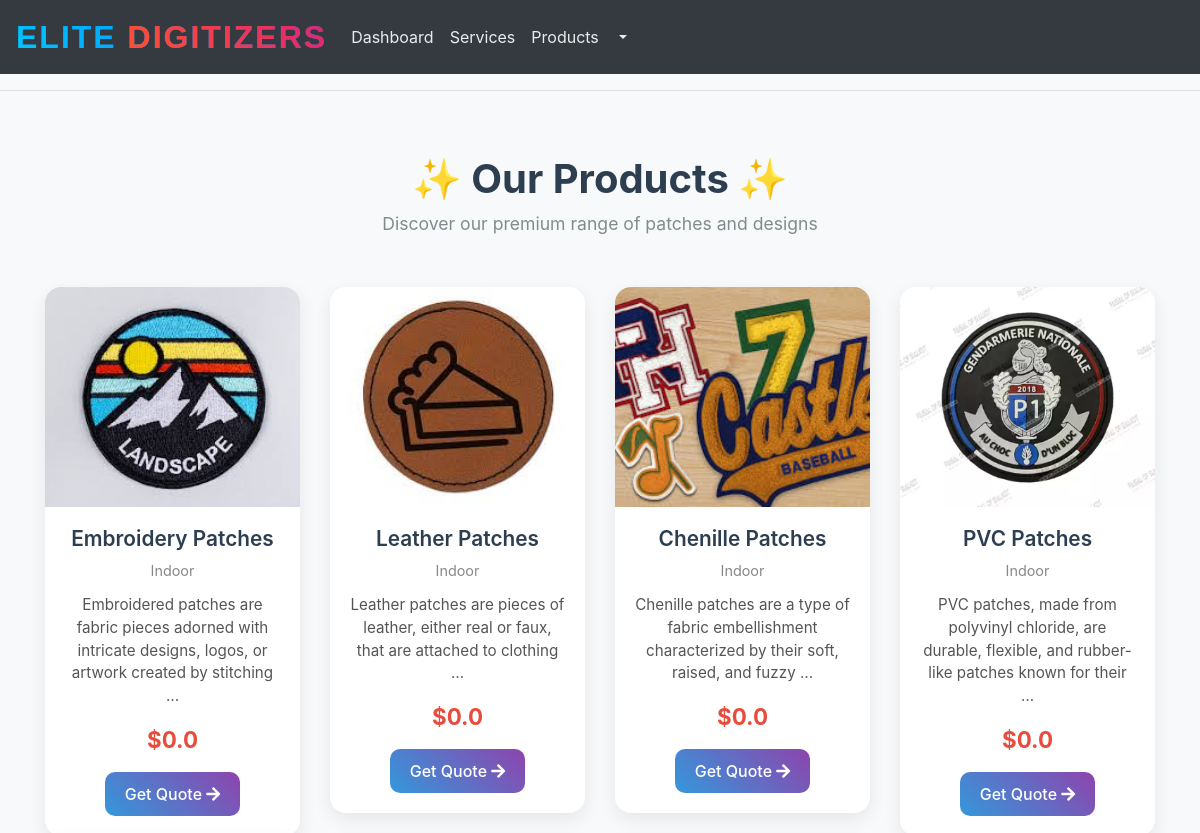
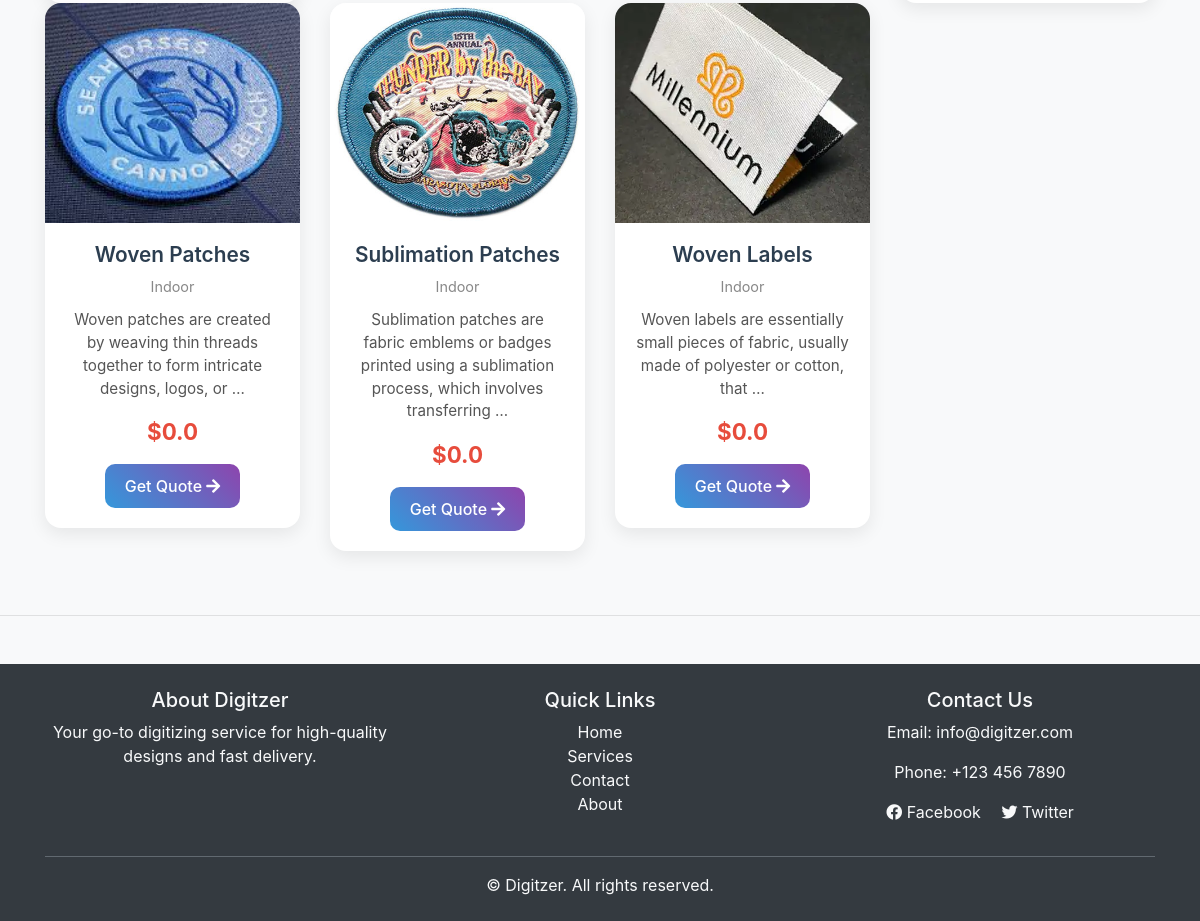
/products/ (signed in), run on the app's committed database (2 pictures, top to bottom).
### accounts/models.py (models this page shows, shortened)
class Product(models.Model):
    CATEGORY = (
        ('Indoor', 'Indoor'),
        ('Out Door', 'Out Door'),
    )
    name = models.CharField(max_length=200)
    price = models.FloatField(null=True)
    category = models.CharField(max_length=200, null=True, choices=CATEGORY)
    image = models.ImageField(upload_to='products/',null=True, blank=True)
    description = models.CharField(max_length=200)
    date_created = models.DateTimeField(auto_now_add=True, null=True)
    tags = models.ManyToManyField(Tag)

### accounts/decorators.py (the view)
        def wrapper_func(request, *args, **kwargs):
            group = None
            if request.user.groups.exists():
                group = request.user.groups.all()[0].name
            if group in allowed_roles:
                return view_func(request, *args, **kwargs)
            else:
                return HttpResponse("You are not authorized to view this page.")

### accounts/views.py (called while the page is built)
@login_required(login_url='login')
@allowed_users(allowed_roles=['admin'])
def products(request):
    products = Product.objects.all()
    return render(request, 'accounts/products.html', {'products': products})

### templates/accounts/products.html (shortened to what this page needs)
{% extends "accounts/main.html" %}
{% load static %}
{% block content %}
<div class="container py-5">
    <div class="page-header">
        <h1>✨ Our Products ✨</h1>
        <p>Discover our premium range of patches and designs</p>
    </div>
    <div class="row g-4">
        {% for i in products %}
        <div class="col-md-4 col-lg-3">
            <div class="product-card">
                <div class="product-image">
                    {% if i.image %}
                    <img src="{{ i.image.url }}" alt="{{ i.name }}">
                    {% else %}
                    <img src="{% static 'images/default_product.jpg' %}" alt="No Image">
                    {% endif %}
                </div>
                <div class="product-info">
                    <h3>{{ i.name }}</h3>
                    <span class="category">{{ i.category }}</span>
                    <p class="description">{{ i.description|truncatewords:15 }}</p>
                    <div class="price">${{ i.price }}</div>
                    {% if i.id %}
                    <a href="{% url 'create_order' i.id 'Quote' %}" class="btn-quote">
                        Get Quote <i class="fas fa-arrow-right"></i>
                    </a>
                    {% else %}
                    <a href="#" class="btn-quote disabled">No Product</a>
                    {% endif %}
                </div>
            </div>
        </div>
        {% endfor %}
    </div>
</div>
{% endblock %}

### static/css/main.css (style rules this page uses)
body { background-color: #ebeff5; }

### templates/accounts/products.html (style rules this page uses)
body { background: #f8f9fa; }
.product-card { background: #fff; border-radius: 16px; overflow: hidden; box-shadow: 0 6px 18px rgba(0, 0, 0, 0.08); transition: all 0.3s ease; }
.product-image img { width: 100%; height: 220px; object-fit: cover; transition: transform 0.4s ease; }
.product-info { padding: 20px; text-align: center; }
.product-info h3 { font-size: 1.3rem; color: #2c3e50; margin-bottom: 8px; font-weight: 600; }
.category { font-size: 0.9rem; color: #888; margin-bottom: 12px; display: block; }
.description { font-size: 0.95rem; color: #555; margin-bottom: 15px; min-height: 60px; }
.price { font-size: 1.4rem; font-weight: bold; color: #e74c3c; margin-bottom: 15px; }
.btn-quote { background: linear-gradient(45deg, #3498db, #8e44ad); color: #fff; padding: 10px 20px; border-radius: 10px; text-decoration: none; display: inline-block; font-weight: 500; transition: all 0.3s ease; }
.page-header { text-align: center; margin-bottom: 50px; }
.page-header h1 { font-size: 2.5rem; font-weight: 700; color: #2c3e50; }
.page-header p { font-size: 1.1rem; color: #7f8c8d; }

### data on the page
Product: image (picture), name "Embroidery Patches", category "Indoor", description "Embroidered patches are fabric pieces adorned with intricate designs, logos, or artwork created by stitching …", price "0.0", shows "Get Quote"
Product: image (picture), name "Leather Patches", category "Indoor", description "Leather patches are pieces of leather, either real or faux, that are attached to clothing …", price "0.0", shows "Get Quote"
Product: image (picture), name "Chenille Patches", category "Indoor", description "Chenille patches are a type of fabric embellishment characterized by their soft, raised, and fuzzy …", price "0.0", shows "Get Quote"
Product: image (picture), name "PVC Patches", category "Indoor", description "PVC patches, made from polyvinyl chloride, are durable, flexible, and rubber-like patches known for their …", price "0.0", shows "Get Quote"
Product: image (picture), name "Woven Patches", category "Indoor", description "Woven patches are created by weaving thin threads together to form intricate designs, logos, or …", price "0.0", shows "Get Quote"
Product: image (picture), name "Sublimation Patches", category "Indoor", description "Sublimation patches are fabric emblems or badges printed using a sublimation process, which involves transferring …", price "0.0", shows "Get Quote"
Product: image (picture), name "Woven Labels", category "Indoor", description "Woven labels are essentially small pieces of fabric, usually made of polyester or cotton, that …", price "0.0", shows "Get Quote"
